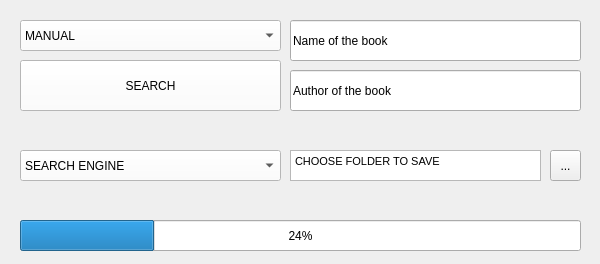
<?xml version="1.0" encoding="UTF-8"?>
<ui version="4.0">
 <class>MainWindow</class>
 <widget class="QMainWindow" name="MainWindow">
  <property name="geometry">
   <rect>
    <x>0</x>
    <y>0</y>
    <width>600</width>
    <height>264</height>
   </rect>
  </property>
  <property name="maximumSize">
   <size>
    <width>600</width>
    <height>400</height>
   </size>
  </property>
  <property name="windowTitle">
   <string>MainWindow</string>
  </property>
  <property name="styleSheet">
   <string notr="true"/>
  </property>
  <widget class="QWidget" name="centralwidget">
   <widget class="QLineEdit" name="book_line_inp">
    <property name="geometry">
     <rect>
      <x>290</x>
      <y>20</y>
      <width>291</width>
      <height>41</height>
     </rect>
    </property>
    <property name="text">
     <string>Name of the book</string>
    </property>
   </widget>
   <widget class="QLineEdit" name="author_line_inp">
    <property name="geometry">
     <rect>
      <x>290</x>
      <y>70</y>
      <width>291</width>
      <height>41</height>
     </rect>
    </property>
    <property name="text">
     <string>Author of the book</string>
    </property>
   </widget>
   <widget class="QComboBox" name="search_settings_opt">
    <property name="geometry">
     <rect>
      <x>20</x>
      <y>20</y>
      <width>261</width>
      <height>31</height>
     </rect>
    </property>
    <property name="styleSheet">
     <string notr="true">background-color: white; border-size: 1px;</string>
    </property>
    <item>
     <property name="text">
      <string>MANUAL</string>
     </property>
    </item>
    <item>
     <property name="text">
      <string>AUTO</string>
     </property>
    </item>
   </widget>
   <widget class="QPushButton" name="pushButton">
    <property name="geometry">
     <rect>
      <x>20</x>
      <y>60</y>
      <width>261</width>
      <height>51</height>
     </rect>
    </property>
    <property name="styleSheet">
     <string notr="true">background-color: white;</string>
    </property>
    <property name="text">
     <string>SEARCH</string>
    </property>
   </widget>
   <widget class="QProgressBar" name="progressBar">
    <property name="geometry">
     <rect>
      <x>20</x>
      <y>220</y>
      <width>561</width>
      <height>31</height>
     </rect>
    </property>
    <property name="value">
     <number>24</number>
    </property>
   </widget>
   <widget class="QComboBox" name="comboBox">
    <property name="geometry">
     <rect>
      <x>20</x>
      <y>150</y>
      <width>261</width>
      <height>31</height>
     </rect>
    </property>
    <property name="styleSheet">
     <string notr="true">background-color: white; border-size: 1px;</string>
    </property>
    <item>
     <property name="text">
      <string>SEARCH ENGINE</string>
     </property>
    </item>
    <item>
     <property name="text">
      <string>ilibrary.com</string>
     </property>
    </item>
   </widget>
   <widget class="QTextEdit" name="textEdit">
    <property name="geometry">
     <rect>
      <x>290</x>
      <y>150</y>
      <width>251</width>
      <height>31</height>
     </rect>
    </property>
    <property name="html">
     <string>&lt;!DOCTYPE HTML PUBLIC &quot;-//W3C//DTD HTML 4.0//EN&quot; &quot;http://www.w3.org/TR/REC-html40/strict.dtd&quot;&gt;
&lt;html&gt;&lt;head&gt;&lt;meta name=&quot;qrichtext&quot; content=&quot;1&quot; /&gt;&lt;style type=&quot;text/css&quot;&gt;
p, li { white-space: pre-wrap; }
&lt;/style&gt;&lt;/head&gt;&lt;body style=&quot; font-family:'MS Shell Dlg 2'; font-size:8.25pt; font-weight:400; font-style:normal;&quot;&gt;
&lt;p align=&quot;justify&quot; style=&quot; margin-top:0px; margin-bottom:0px; margin-left:0px; margin-right:0px; -qt-block-indent:0; text-indent:0px;&quot;&gt;CHOOSE FOLDER TO SAVE&lt;/p&gt;&lt;/body&gt;&lt;/html&gt;</string>
    </property>
   </widget>
   <widget class="QToolButton" name="toolButton">
    <property name="geometry">
     <rect>
      <x>550</x>
      <y>150</y>
      <width>31</width>
      <height>31</height>
     </rect>
    </property>
    <property name="text">
     <string>...</string>
    </property>
   </widget>
  </widget>
 </widget>
 <resources/>
 <connections/>
</ui>
